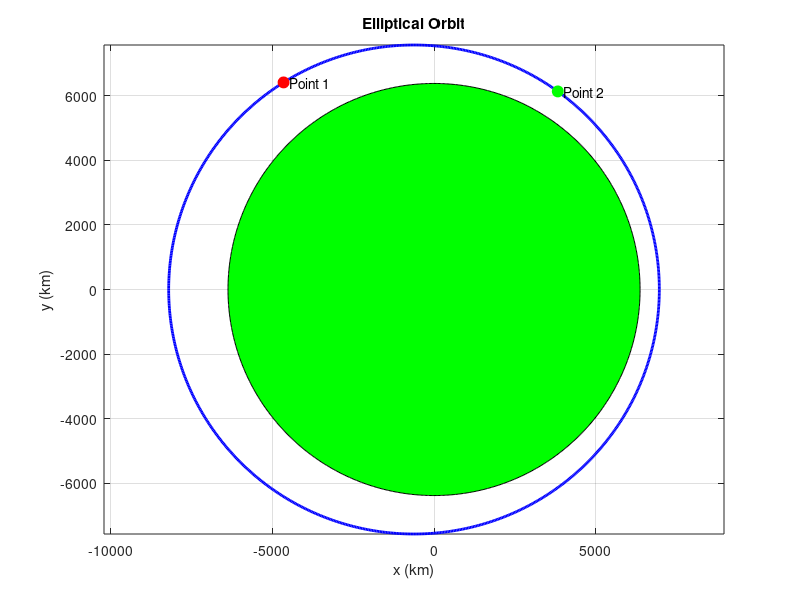

Source code (MATLAB):
clc;
clear;
%% 已知参数
Re = 6378; % km
mu = 398600; % km^3/s^2

r1 = 1545 + Re; % km
r2 = 852 + Re; % km
f1 = deg2rad(126);
f2 = deg2rad(58);
%% 求解 e 与 p
A = [r1 * cos(f1), -1; ...
    r2 * cos(f2), -1];

b = [-r1; -r2];

x = A \ b;

e = x(1);
p = x(2);
%% 半长轴
a = p / (1 - e^2);
%% 近地点距离
rp = a * (1 - e);
%% 近地点高度 (地球半径6378km)
hp = rp - Re;
%% 轨道周期
T = 2 * pi * sqrt(a^3/mu);
%% 最大最小速度
ra = a * (1 + e);

v_max = sqrt(mu*(2 / rp - 1 / a));
v_min = sqrt(mu*(2 / ra - 1 / a));
%% 两点弦长
c = sqrt(r1^2+r2^2-2*r1*r2*cos(f1-f2));
%% 输出
fprintf("偏心率 e = %.4f\n", e)
fprintf("近地点高度 hp = %.2f km\n", hp)
fprintf("半长轴 a = %.2f km\n", a)
fprintf("周期 T = %.2f s (%.2f min)\n", T, T/60)
fprintf("最大速度 = %.3f km/s\n", v_max)
fprintf("最小速度 = %.3f km/s\n", v_min)
fprintf("两点弦长 = %.2f km\n", c)
%% 绘图

f = linspace(0, 2*pi, 1000);
r = p ./ (1 + e * cos(f));

x = r .* cos(f);
y = r .* sin(f);

xo = Re .* cos(f);
yo = Re .* sin(f);

x1 = r1 * cos(f1);
y1 = r1 * sin(f1);

x2 = r2 * cos(f2);
y2 = r2 * sin(f2);


figure
plot(x, y, 'b', 'LineWidth', 2)
hold on

fill(xo, yo, 'g', 'EdgeColor', 'k')

plot(x1, y1, 'ro', 'MarkerSize', 8, 'MarkerFaceColor', 'r')
plot(x2, y2, 'go', 'MarkerSize', 8, 'MarkerFaceColor', 'g')

text(x1, y1, '  Point 1')
text(x2, y2, '  Point 2')

axis equal
grid on

xlabel('x (km)')
ylabel('y (km)')
title('Elliptical Orbit')
